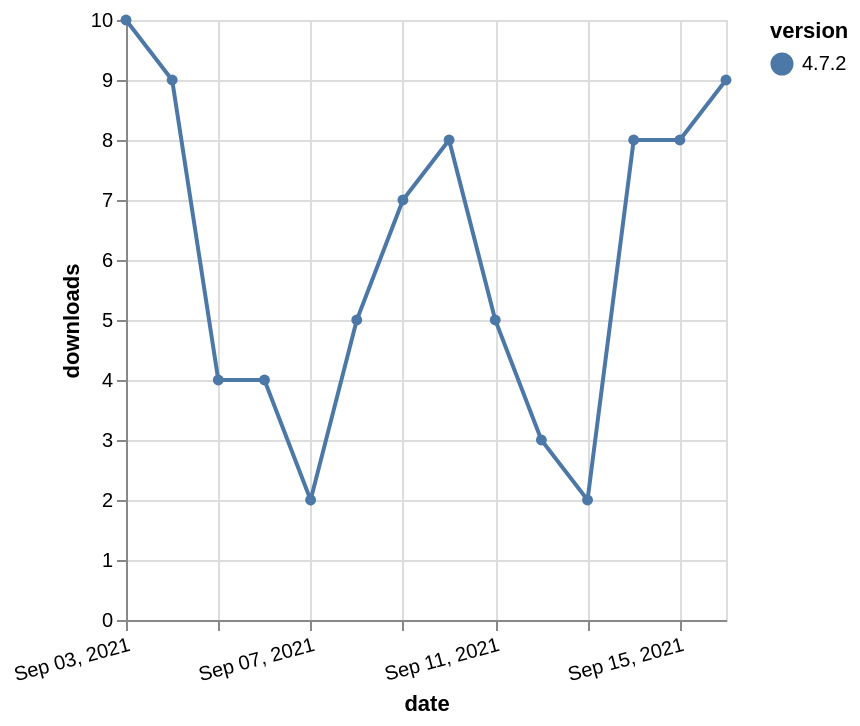

Source (Vega-Lite JSON):
### Vega-Lite specification from a JSON file in a GitHub repository (floating-point values rounded to 4 significant figures)
{"$schema": "https://vega.github.io/schema/vega-lite/v5.json", "description": "A simple bar chart with embedded data.", "data": {"values": [{"date": "2021-09-03", "total": 30162, "delta": 10, "version": "4.7.2"}, {"date": "2021-09-04", "total": 30171, "delta": 9, "version": "4.7.2"}, {"date": "2021-09-05", "total": 30175, "delta": 4, "version": "4.7.2"}, {"date": "2021-09-06", "total": 30179, "delta": 4, "version": "4.7.2"}, {"date": "2021-09-07", "total": 30181, "delta": 2, "version": "4.7.2"}, {"date": "2021-09-08", "total": 30186, "delta": 5, "version": "4.7.2"}, {"date": "2021-09-09", "total": 30193, "delta": 7, "version": "4.7.2"}, {"date": "2021-09-10", "total": 30201, "delta": 8, "version": "4.7.2"}, {"date": "2021-09-11", "total": 30206, "delta": 5, "version": "4.7.2"}, {"date": "2021-09-12", "total": 30209, "delta": 3, "version": "4.7.2"}, {"date": "2021-09-13", "total": 30211, "delta": 2, "version": "4.7.2"}, {"date": "2021-09-14", "total": 30219, "delta": 8, "version": "4.7.2"}, {"date": "2021-09-15", "total": 30227, "delta": 8, "version": "4.7.2"}, {"date": "2021-09-16", "total": 30236, "delta": 9, "version": "4.7.2"}]}, "width": "container", "mark": {"type": "line", "point": {"filled": true}}, "encoding": {"x": {"field": "date", "type": "temporal", "timeUnit": "yearmonthdate", "title": "date", "axis": {"labelAngle": -15}}, "y": {"field": "delta", "type": "quantitative", "title": "downloads"}, "color": {"field": "version", "type": "nominal"}, "tooltip": {"field": "delta"}}}
